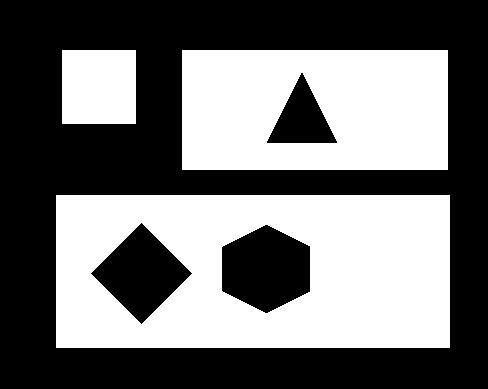
#> input picture Ejemplos/Contornos/Figuras.bmp, 488 x 389 px
$ python Metodos_de_Aproximacion_de_Contornos.py
#> lines starting #> are read from the running program, lines starting #| are printed output that depends on the picture; after the words box and inside, x2 and y2 are one past the last pixel; in counts of white or black regions, pixels touching at a corner belong together
import cv2
import numpy as np

imagen = cv2.imread('Figuras.bmp')
#> imagen is the input picture: shape (389, 488, 3); 44.4% white; 3 white regions, box (x1, y1, x2, y2) and area: (56, 195, 450, 348) 49329, (182, 50, 448, 170) 29400, (62, 50, 136, 124) 5476
grises = cv2.cvtColor(imagen, cv2.COLOR_BGR2GRAY)
#> grises: shape (389, 488); 44.4% white; 3 white regions
_,Binaria = cv2.threshold(grises,100,255,cv2.THRESH_BINARY)

# Comparacion entre los Metodos de aproximacion:

contornos1,hierarchy1 = cv2.findContours(Binaria, cv2.RETR_TREE, cv2.CHAIN_APPROX_NONE)
#> contornos1 = 6 contours; box (x1, y1, x2, y2) and area: (56, 195, 450, 348) 59736, (182, 50, 448, 170) 31535, (221, 224, 311, 314) 5984, (62, 50, 136, 124) 5329, (90, 222, 193, 325) 5202, (266, 72, 338, 144) 2625
contornos2,hierarchy2 = cv2.findContours(Binaria, cv2.RETR_TREE, cv2.CHAIN_APPROX_SIMPLE)
#> contornos2 has the same summary as contornos1

print('Número de contornos encontrados: ', len(contornos1))
#| Número de contornos encontrados:  6
font = cv2.FONT_HERSHEY_COMPLEX_SMALL
tamañoLetra = 1
grosorLetra = 2
# Rojo, Azul, Verde, Amarillo, Magenta, Cian
colores = [(0,0,255),(0,255,0),(255,0,0),(0,255,255),(255,0,255),(255,255,0)]
for n in range(len(contornos1)):
    print('Contorno1[', n, ']: ', len(contornos1[n]), ' puntos')
    print('Contorno2[', n, ']: ', len(contornos2[n]), ' puntos')
    cv2.drawContours(imagen, contornos1, n, colores[n], 5)
    cv2.putText(imagen, str(n), (20*n,20), font, tamañoLetra, colores[n], grosorLetra)
#> this loop made 6 passes
#| Contorno1[ 0 ]:  1090  puntos
#| Contorno2[ 0 ]:  4  puntos
#| Contorno1[ 1 ]:  266  puntos
#| Contorno2[ 1 ]:  176  puntos
#| Contorno1[ 2 ]:  204  puntos
#| Contorno2[ 2 ]:  4  puntos
#| Contorno1[ 3 ]:  768  puntos
#| Contorno2[ 3 ]:  4  puntos
#| Contorno1[ 4 ]:  212  puntos
#| Contorno2[ 4 ]:  144  puntos
#> (further printed lines are left out)
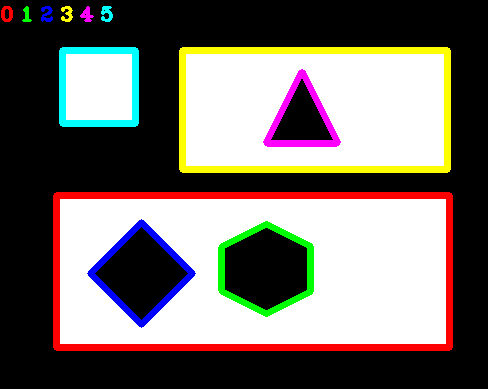
#> imagen: shape (389, 488, 3); 10.98% of pixels changed, all inside (x1, y1, x2, y2) = (1, 6, 453, 351)

cv2.imshow('Contornos Encontrados', imagen)
cv2.imshow('Binaria', Binaria)
cv2.waitKey(0)
cv2.destroyAllWindows()
